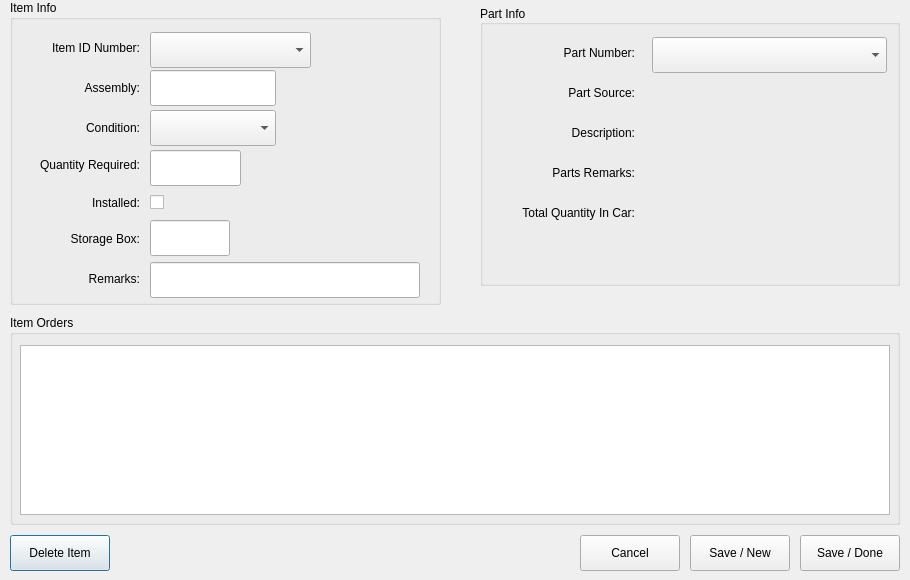
<?xml version="1.0" encoding="UTF-8"?>
<ui version="4.0">
 <class>ItemDialog</class>
 <widget class="QDialog" name="ItemDialog">
  <property name="geometry">
   <rect>
    <x>0</x>
    <y>0</y>
    <width>910</width>
    <height>580</height>
   </rect>
  </property>
  <property name="sizePolicy">
   <sizepolicy hsizetype="Fixed" vsizetype="Fixed">
    <horstretch>0</horstretch>
    <verstretch>0</verstretch>
   </sizepolicy>
  </property>
  <property name="windowTitle">
   <string>Edit an Item</string>
  </property>
  <property name="styleSheet">
   <string notr="true"/>
  </property>
  <property name="sizeGripEnabled">
   <bool>false</bool>
  </property>
  <property name="modal">
   <bool>false</bool>
  </property>
  <widget class="QGroupBox" name="item_orders">
   <property name="geometry">
    <rect>
     <x>10</x>
     <y>315</y>
     <width>890</width>
     <height>210</height>
    </rect>
   </property>
   <property name="title">
    <string>Item Orders</string>
   </property>
   <property name="flat">
    <bool>false</bool>
   </property>
   <widget class="QTableWidget" name="order_table">
    <property name="geometry">
     <rect>
      <x>10</x>
      <y>30</y>
      <width>870</width>
      <height>170</height>
     </rect>
    </property>
    <property name="focusPolicy">
     <enum>Qt::NoFocus</enum>
    </property>
    <property name="alternatingRowColors">
     <bool>true</bool>
    </property>
    <property name="sortingEnabled">
     <bool>false</bool>
    </property>
    <attribute name="verticalHeaderVisible">
     <bool>false</bool>
    </attribute>
   </widget>
  </widget>
  <widget class="QGroupBox" name="item_info">
   <property name="geometry">
    <rect>
     <x>10</x>
     <y>0</y>
     <width>431</width>
     <height>305</height>
    </rect>
   </property>
   <property name="sizePolicy">
    <sizepolicy hsizetype="Fixed" vsizetype="Fixed">
     <horstretch>0</horstretch>
     <verstretch>0</verstretch>
    </sizepolicy>
   </property>
   <property name="autoFillBackground">
    <bool>true</bool>
   </property>
   <property name="title">
    <string>Item Info</string>
   </property>
   <property name="alignment">
    <set>Qt::AlignLeading|Qt::AlignLeft|Qt::AlignTop</set>
   </property>
   <property name="flat">
    <bool>false</bool>
   </property>
   <widget class="QLabel" name="record_id_label">
    <property name="geometry">
     <rect>
      <x>5</x>
      <y>30</y>
      <width>125</width>
      <height>36</height>
     </rect>
    </property>
    <property name="sizePolicy">
     <sizepolicy hsizetype="Fixed" vsizetype="Fixed">
      <horstretch>0</horstretch>
      <verstretch>0</verstretch>
     </sizepolicy>
    </property>
    <property name="toolTip">
     <string>Required: Select the Item index.</string>
    </property>
    <property name="text">
     <string>Item ID Number:</string>
    </property>
    <property name="alignment">
     <set>Qt::AlignRight|Qt::AlignTrailing|Qt::AlignVCenter</set>
    </property>
   </widget>
   <widget class="QLabel" name="assembly_label">
    <property name="geometry">
     <rect>
      <x>5</x>
      <y>70</y>
      <width>125</width>
      <height>36</height>
     </rect>
    </property>
    <property name="text">
     <string>Assembly:</string>
    </property>
    <property name="alignment">
     <set>Qt::AlignRight|Qt::AlignTrailing|Qt::AlignVCenter</set>
    </property>
   </widget>
   <widget class="QLabel" name="condition_label">
    <property name="geometry">
     <rect>
      <x>5</x>
      <y>110</y>
      <width>125</width>
      <height>36</height>
     </rect>
    </property>
    <property name="sizePolicy">
     <sizepolicy hsizetype="Fixed" vsizetype="Fixed">
      <horstretch>0</horstretch>
      <verstretch>0</verstretch>
     </sizepolicy>
    </property>
    <property name="text">
     <string>Condition:</string>
    </property>
    <property name="alignment">
     <set>Qt::AlignRight|Qt::AlignTrailing|Qt::AlignVCenter</set>
    </property>
   </widget>
   <widget class="QLabel" name="quantity_label">
    <property name="geometry">
     <rect>
      <x>5</x>
      <y>150</y>
      <width>125</width>
      <height>30</height>
     </rect>
    </property>
    <property name="sizePolicy">
     <sizepolicy hsizetype="Fixed" vsizetype="Fixed">
      <horstretch>0</horstretch>
      <verstretch>0</verstretch>
     </sizepolicy>
    </property>
    <property name="text">
     <string>Quantity Required:</string>
    </property>
    <property name="alignment">
     <set>Qt::AlignRight|Qt::AlignTrailing|Qt::AlignVCenter</set>
    </property>
   </widget>
   <widget class="QLabel" name="installed_label">
    <property name="geometry">
     <rect>
      <x>5</x>
      <y>190</y>
      <width>125</width>
      <height>25</height>
     </rect>
    </property>
    <property name="text">
     <string>Installed:</string>
    </property>
    <property name="alignment">
     <set>Qt::AlignRight|Qt::AlignTrailing|Qt::AlignVCenter</set>
    </property>
   </widget>
   <widget class="QCheckBox" name="installed_chkbox">
    <property name="geometry">
     <rect>
      <x>140</x>
      <y>190</y>
      <width>97</width>
      <height>25</height>
     </rect>
    </property>
    <property name="sizePolicy">
     <sizepolicy hsizetype="Fixed" vsizetype="Fixed">
      <horstretch>0</horstretch>
      <verstretch>0</verstretch>
     </sizepolicy>
    </property>
    <property name="toolTip">
     <string>Check if Item is installed</string>
    </property>
    <property name="text">
     <string/>
    </property>
   </widget>
   <widget class="QLabel" name="storage_box_label">
    <property name="geometry">
     <rect>
      <x>5</x>
      <y>220</y>
      <width>125</width>
      <height>37</height>
     </rect>
    </property>
    <property name="sizePolicy">
     <sizepolicy hsizetype="Fixed" vsizetype="Fixed">
      <horstretch>0</horstretch>
      <verstretch>0</verstretch>
     </sizepolicy>
    </property>
    <property name="text">
     <string>Storage Box:</string>
    </property>
    <property name="alignment">
     <set>Qt::AlignRight|Qt::AlignTrailing|Qt::AlignVCenter</set>
    </property>
   </widget>
   <widget class="QLabel" name="remarks_label">
    <property name="geometry">
     <rect>
      <x>5</x>
      <y>260</y>
      <width>125</width>
      <height>37</height>
     </rect>
    </property>
    <property name="sizePolicy">
     <sizepolicy hsizetype="Fixed" vsizetype="Fixed">
      <horstretch>0</horstretch>
      <verstretch>0</verstretch>
     </sizepolicy>
    </property>
    <property name="text">
     <string>Remarks:</string>
    </property>
    <property name="alignment">
     <set>Qt::AlignRight|Qt::AlignTrailing|Qt::AlignVCenter</set>
    </property>
   </widget>
   <widget class="ErrorFrame" name="record_id_frame">
    <property name="geometry">
     <rect>
      <x>138</x>
      <y>30</y>
      <width>165</width>
      <height>40</height>
     </rect>
    </property>
    <property name="frameShape">
     <enum>QFrame::NoFrame</enum>
    </property>
    <widget class="ComboBox" name="record_id_combo">
     <property name="geometry">
      <rect>
       <x>2</x>
       <y>2</y>
       <width>161</width>
       <height>36</height>
      </rect>
     </property>
     <property name="sizePolicy">
      <sizepolicy hsizetype="Fixed" vsizetype="Fixed">
       <horstretch>0</horstretch>
       <verstretch>0</verstretch>
      </sizepolicy>
     </property>
     <property name="toolTip">
      <string>Required: Select the Item index</string>
     </property>
     <property name="placeholderText">
      <string>To Be Assigned</string>
     </property>
    </widget>
   </widget>
   <widget class="ErrorFrame" name="assembly_frame">
    <property name="geometry">
     <rect>
      <x>138</x>
      <y>68</y>
      <width>130</width>
      <height>40</height>
     </rect>
    </property>
    <widget class="LineEdit" name="assembly_edit">
     <property name="geometry">
      <rect>
       <x>2</x>
       <y>2</y>
       <width>126</width>
       <height>36</height>
      </rect>
     </property>
     <property name="sizePolicy">
      <sizepolicy hsizetype="Fixed" vsizetype="Fixed">
       <horstretch>0</horstretch>
       <verstretch>0</verstretch>
      </sizepolicy>
     </property>
     <property name="toolTip">
      <string>Required: Enter the Assembly, 1 to 15 Characters</string>
     </property>
     <property name="whatsThis">
      <string>Required: Enter the Assembly, 1 to 15 Characters</string>
     </property>
     <property name="placeholderText">
      <string/>
     </property>
    </widget>
   </widget>
   <widget class="ErrorFrame" name="condition_frame">
    <property name="geometry">
     <rect>
      <x>138</x>
      <y>108</y>
      <width>130</width>
      <height>40</height>
     </rect>
    </property>
    <widget class="ComboBox" name="condition_combo">
     <property name="geometry">
      <rect>
       <x>2</x>
       <y>2</y>
       <width>126</width>
       <height>36</height>
      </rect>
     </property>
     <property name="whatsThis">
      <string>Required: Select the Item Condition</string>
     </property>
    </widget>
   </widget>
   <widget class="ErrorFrame" name="quantity_frame">
    <property name="geometry">
     <rect>
      <x>138</x>
      <y>148</y>
      <width>95</width>
      <height>40</height>
     </rect>
    </property>
    <property name="frameShape">
     <enum>QFrame::NoFrame</enum>
    </property>
    <widget class="LineEdit" name="quantity_edit">
     <property name="geometry">
      <rect>
       <x>2</x>
       <y>2</y>
       <width>91</width>
       <height>36</height>
      </rect>
     </property>
     <property name="sizePolicy">
      <sizepolicy hsizetype="Expanding" vsizetype="Fixed">
       <horstretch>0</horstretch>
       <verstretch>0</verstretch>
      </sizepolicy>
     </property>
     <property name="toolTip">
      <string>Required: Enter quantity, 0 to  999, 0 defaul</string>
     </property>
    </widget>
   </widget>
   <widget class="ErrorFrame" name="storage_box_frame">
    <property name="geometry">
     <rect>
      <x>138</x>
      <y>218</y>
      <width>84</width>
      <height>40</height>
     </rect>
    </property>
    <widget class="LineEdit" name="storage_box_edit">
     <property name="geometry">
      <rect>
       <x>2</x>
       <y>2</y>
       <width>80</width>
       <height>36</height>
      </rect>
     </property>
     <property name="toolTip">
      <string>Optional: Enter Storage box if stored, 0 to 99</string>
     </property>
    </widget>
   </widget>
   <widget class="ErrorFrame" name="remarks_frame">
    <property name="geometry">
     <rect>
      <x>138</x>
      <y>260</y>
      <width>274</width>
      <height>40</height>
     </rect>
    </property>
    <property name="frameShape">
     <enum>QFrame::NoFrame</enum>
    </property>
    <property name="frameShadow">
     <enum>QFrame::Raised</enum>
    </property>
    <widget class="LineEdit" name="remarks_edit">
     <property name="geometry">
      <rect>
       <x>2</x>
       <y>2</y>
       <width>270</width>
       <height>36</height>
      </rect>
     </property>
     <property name="sizePolicy">
      <sizepolicy hsizetype="Fixed" vsizetype="Fixed">
       <horstretch>0</horstretch>
       <verstretch>0</verstretch>
      </sizepolicy>
     </property>
     <property name="toolTip">
      <string>Optional: up to 255 characters</string>
     </property>
    </widget>
   </widget>
  </widget>
  <widget class="QGroupBox" name="part_info">
   <property name="geometry">
    <rect>
     <x>480</x>
     <y>5</y>
     <width>420</width>
     <height>281</height>
    </rect>
   </property>
   <property name="sizePolicy">
    <sizepolicy hsizetype="Expanding" vsizetype="Expanding">
     <horstretch>0</horstretch>
     <verstretch>0</verstretch>
    </sizepolicy>
   </property>
   <property name="title">
    <string>Part Info</string>
   </property>
   <property name="alignment">
    <set>Qt::AlignLeading|Qt::AlignLeft|Qt::AlignVCenter</set>
   </property>
   <property name="flat">
    <bool>true</bool>
   </property>
   <widget class="QLabel" name="part_number_label">
    <property name="geometry">
     <rect>
      <x>5</x>
      <y>30</y>
      <width>150</width>
      <height>36</height>
     </rect>
    </property>
    <property name="sizePolicy">
     <sizepolicy hsizetype="Expanding" vsizetype="Preferred">
      <horstretch>0</horstretch>
      <verstretch>0</verstretch>
     </sizepolicy>
    </property>
    <property name="text">
     <string>Part Number:</string>
    </property>
    <property name="alignment">
     <set>Qt::AlignRight|Qt::AlignTrailing|Qt::AlignVCenter</set>
    </property>
   </widget>
   <widget class="QLabel" name="source_label">
    <property name="geometry">
     <rect>
      <x>5</x>
      <y>70</y>
      <width>150</width>
      <height>36</height>
     </rect>
    </property>
    <property name="sizePolicy">
     <sizepolicy hsizetype="Expanding" vsizetype="Preferred">
      <horstretch>0</horstretch>
      <verstretch>0</verstretch>
     </sizepolicy>
    </property>
    <property name="frameShape">
     <enum>QFrame::NoFrame</enum>
    </property>
    <property name="text">
     <string>Part Source:</string>
    </property>
    <property name="alignment">
     <set>Qt::AlignRight|Qt::AlignTrailing|Qt::AlignVCenter</set>
    </property>
   </widget>
   <widget class="QLabel" name="description_label">
    <property name="geometry">
     <rect>
      <x>5</x>
      <y>110</y>
      <width>150</width>
      <height>36</height>
     </rect>
    </property>
    <property name="sizePolicy">
     <sizepolicy hsizetype="Expanding" vsizetype="Preferred">
      <horstretch>0</horstretch>
      <verstretch>0</verstretch>
     </sizepolicy>
    </property>
    <property name="text">
     <string>Description:</string>
    </property>
    <property name="alignment">
     <set>Qt::AlignRight|Qt::AlignTrailing|Qt::AlignVCenter</set>
    </property>
   </widget>
   <widget class="QLabel" name="part_remarks_label">
    <property name="geometry">
     <rect>
      <x>5</x>
      <y>150</y>
      <width>150</width>
      <height>36</height>
     </rect>
    </property>
    <property name="sizePolicy">
     <sizepolicy hsizetype="Expanding" vsizetype="Preferred">
      <horstretch>0</horstretch>
      <verstretch>0</verstretch>
     </sizepolicy>
    </property>
    <property name="text">
     <string>Parts Remarks:</string>
    </property>
    <property name="alignment">
     <set>Qt::AlignRight|Qt::AlignTrailing|Qt::AlignVCenter</set>
    </property>
   </widget>
   <widget class="QLabel" name="total_qty_label">
    <property name="geometry">
     <rect>
      <x>5</x>
      <y>190</y>
      <width>150</width>
      <height>36</height>
     </rect>
    </property>
    <property name="sizePolicy">
     <sizepolicy hsizetype="Expanding" vsizetype="Preferred">
      <horstretch>0</horstretch>
      <verstretch>0</verstretch>
     </sizepolicy>
    </property>
    <property name="text">
     <string>Total Quantity In Car:</string>
    </property>
    <property name="alignment">
     <set>Qt::AlignRight|Qt::AlignTrailing|Qt::AlignVCenter</set>
    </property>
   </widget>
   <widget class="QLabel" name="source_text">
    <property name="geometry">
     <rect>
      <x>170</x>
      <y>70</y>
      <width>235</width>
      <height>35</height>
     </rect>
    </property>
    <property name="sizePolicy">
     <sizepolicy hsizetype="Expanding" vsizetype="Preferred">
      <horstretch>0</horstretch>
      <verstretch>0</verstretch>
     </sizepolicy>
    </property>
    <property name="frameShape">
     <enum>QFrame::NoFrame</enum>
    </property>
    <property name="text">
     <string/>
    </property>
    <property name="alignment">
     <set>Qt::AlignLeading|Qt::AlignLeft|Qt::AlignVCenter</set>
    </property>
   </widget>
   <widget class="QLabel" name="description_text">
    <property name="geometry">
     <rect>
      <x>170</x>
      <y>110</y>
      <width>235</width>
      <height>36</height>
     </rect>
    </property>
    <property name="sizePolicy">
     <sizepolicy hsizetype="Expanding" vsizetype="Preferred">
      <horstretch>0</horstretch>
      <verstretch>0</verstretch>
     </sizepolicy>
    </property>
    <property name="frameShape">
     <enum>QFrame::NoFrame</enum>
    </property>
    <property name="text">
     <string/>
    </property>
    <property name="wordWrap">
     <bool>true</bool>
    </property>
   </widget>
   <widget class="QLabel" name="remarks_text">
    <property name="geometry">
     <rect>
      <x>170</x>
      <y>150</y>
      <width>235</width>
      <height>36</height>
     </rect>
    </property>
    <property name="sizePolicy">
     <sizepolicy hsizetype="Expanding" vsizetype="Preferred">
      <horstretch>0</horstretch>
      <verstretch>0</verstretch>
     </sizepolicy>
    </property>
    <property name="frameShape">
     <enum>QFrame::NoFrame</enum>
    </property>
    <property name="text">
     <string/>
    </property>
    <property name="wordWrap">
     <bool>true</bool>
    </property>
   </widget>
   <widget class="QLabel" name="total_qty_text">
    <property name="geometry">
     <rect>
      <x>170</x>
      <y>190</y>
      <width>235</width>
      <height>41</height>
     </rect>
    </property>
    <property name="sizePolicy">
     <sizepolicy hsizetype="Expanding" vsizetype="Preferred">
      <horstretch>0</horstretch>
      <verstretch>0</verstretch>
     </sizepolicy>
    </property>
    <property name="frameShape">
     <enum>QFrame::NoFrame</enum>
    </property>
    <property name="text">
     <string/>
    </property>
   </widget>
   <widget class="ErrorFrame" name="part_number_frame">
    <property name="geometry">
     <rect>
      <x>170</x>
      <y>30</y>
      <width>239</width>
      <height>40</height>
     </rect>
    </property>
    <property name="frameShape">
     <enum>QFrame::NoFrame</enum>
    </property>
    <widget class="ComboBox" name="part_number_combo">
     <property name="geometry">
      <rect>
       <x>2</x>
       <y>2</y>
       <width>235</width>
       <height>36</height>
      </rect>
     </property>
     <property name="sizePolicy">
      <sizepolicy hsizetype="Expanding" vsizetype="Fixed">
       <horstretch>0</horstretch>
       <verstretch>0</verstretch>
      </sizepolicy>
     </property>
     <property name="toolTip">
      <string>Select Part Number, Required</string>
     </property>
     <property name="maxVisibleItems">
      <number>20</number>
     </property>
    </widget>
   </widget>
  </widget>
  <widget class="QPushButton" name="delete_button">
   <property name="geometry">
    <rect>
     <x>10</x>
     <y>535</y>
     <width>100</width>
     <height>36</height>
    </rect>
   </property>
   <property name="toolTip">
    <string>Permanently DELETE the current item and all the order lines</string>
   </property>
   <property name="text">
    <string>Delete Item</string>
   </property>
  </widget>
  <widget class="QPushButton" name="cancel_button">
   <property name="geometry">
    <rect>
     <x>580</x>
     <y>535</y>
     <width>100</width>
     <height>36</height>
    </rect>
   </property>
   <property name="toolTip">
    <string>Close the form, optionally saving any changed information</string>
   </property>
   <property name="text">
    <string>Cancel</string>
   </property>
  </widget>
  <widget class="QPushButton" name="save_new_button">
   <property name="geometry">
    <rect>
     <x>690</x>
     <y>535</y>
     <width>100</width>
     <height>36</height>
    </rect>
   </property>
   <property name="toolTip">
    <string>Save the current item, then clear the form</string>
   </property>
   <property name="text">
    <string>Save / New</string>
   </property>
  </widget>
  <widget class="QPushButton" name="save_done_button">
   <property name="geometry">
    <rect>
     <x>800</x>
     <y>535</y>
     <width>100</width>
     <height>36</height>
    </rect>
   </property>
   <property name="toolTip">
    <string>Save the current item, then close the form</string>
   </property>
   <property name="layoutDirection">
    <enum>Qt::RightToLeft</enum>
   </property>
   <property name="autoFillBackground">
    <bool>false</bool>
   </property>
   <property name="text">
    <string>Save / Done</string>
   </property>
   <property name="flat">
    <bool>false</bool>
   </property>
  </widget>
 </widget>
 <customwidgets>
  <customwidget>
   <class>ComboBox</class>
   <extends>QComboBox</extends>
   <header>lbk_library/gui/combo_box</header>
  </customwidget>
  <customwidget>
   <class>LineEdit</class>
   <extends>QLineEdit</extends>
   <header>lbk_library/gui/line_edit</header>
  </customwidget>
  <customwidget>
   <class>ErrorFrame</class>
   <extends>QFrame</extends>
   <header>lbk_library/gui/error_frame</header>
   <container>1</container>
  </customwidget>
 </customwidgets>
 <tabstops>
  <tabstop>record_id_combo</tabstop>
  <tabstop>assembly_edit</tabstop>
  <tabstop>condition_combo</tabstop>
  <tabstop>quantity_edit</tabstop>
  <tabstop>installed_chkbox</tabstop>
  <tabstop>storage_box_edit</tabstop>
  <tabstop>remarks_edit</tabstop>
  <tabstop>delete_button</tabstop>
  <tabstop>cancel_button</tabstop>
  <tabstop>save_new_button</tabstop>
  <tabstop>save_done_button</tabstop>
 </tabstops>
 <resources/>
 <connections/>
</ui>
